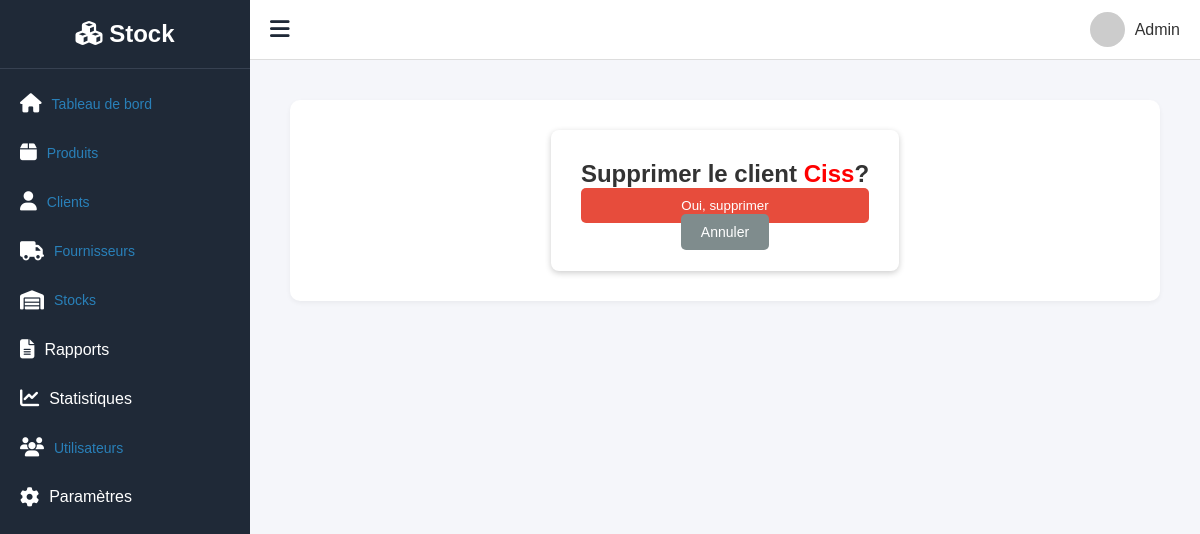
Before: /clients/supprimer_client/1/ with the older database file.
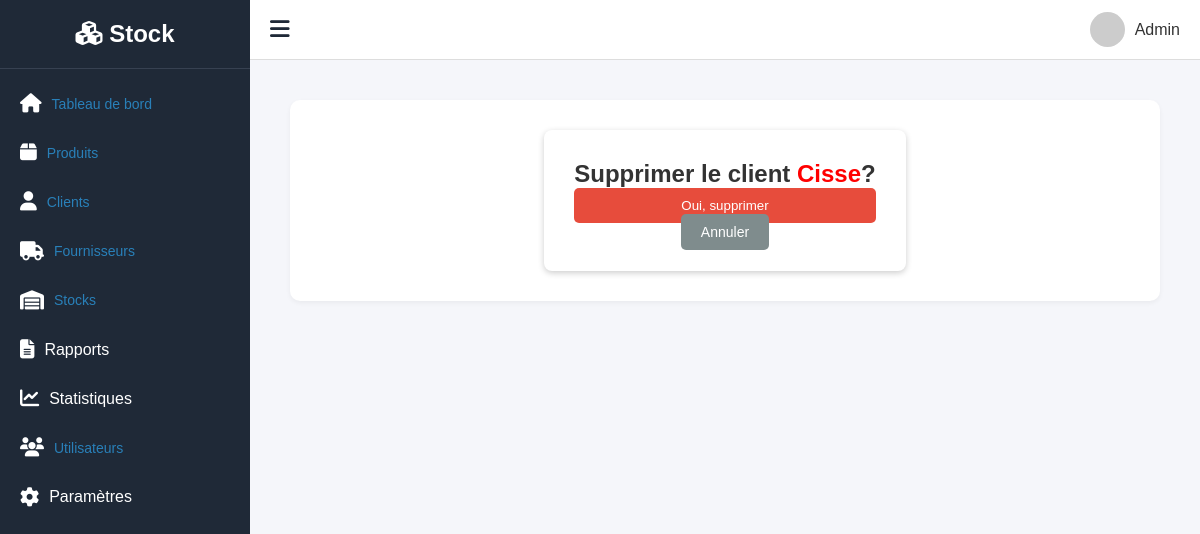
After: the same page with the newer database file.
### client/models.py (models this page shows, shortened)
class Client(models.Model):
    nom = models.CharField(max_length=150)
    contact = models.CharField(max_length=100, blank=True, null=True)
    adresse = models.TextField(blank=True, null=True)
    email = models.EmailField(blank=True, null=True)

### client/views.py (the view)
# urls.py: path('supprimer_client/<int:id>/', views.supprimer_client, name='supprimer_client'),
def supprimer_client(request, id):
    client = get_object_or_404(Client, id=id)
    if request.method == 'POST':
        client.delete()
        return redirect('liste_clients')
    return render(request, 'clients/supprimer_client.html', {'client': client})

### templates/clients/supprimer_client.html (shortened to what this page needs)
{% extends 'gesstock/base.html' %}
{% block content %}
  <div class="box">
    <h2>Supprimer le client <strong>{{ client.nom }}</strong>?</h2>
    <form method="post">
      <div class="suppression">
        <button class="btn-del" type="submit">Oui, supprimer</button>
        <a class="btn-back" href="{% url 'liste_clients' %}">Annuler</a>
      </div>
    </form>
  </div>
{% endblock %}

Changed rows visible on the page:
changed Client: nom "Ciss" → "Cisse"
